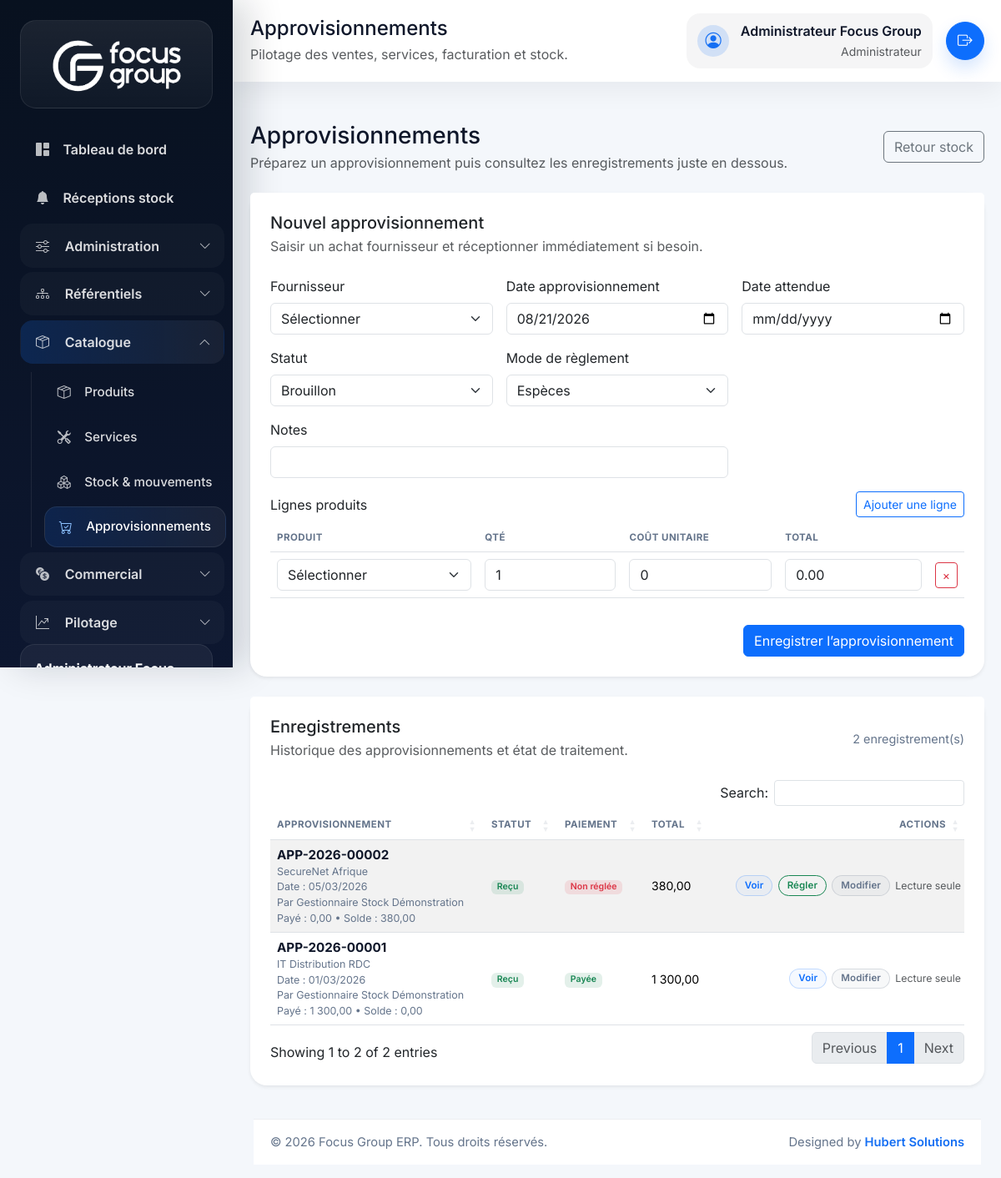
Page /index.php/procurements (signed in) on the committed database.
### tables this page shows
CREATE TABLE procurements (
    id BIGINT UNSIGNED AUTO_INCREMENT PRIMARY KEY,
    supplier_id BIGINT UNSIGNED NOT NULL,
    user_id BIGINT UNSIGNED NOT NULL,
    procurement_number VARCHAR(30) NOT NULL UNIQUE,
    procurement_date DATE NOT NULL,
    expected_date DATE NULL,
    received_date DATE NULL,
    status ENUM('draft', 'ordered', 'received', 'cancelled') NOT NULL DEFAULT 'draft',
    payment_method ENUM('cash', 'mobile_money', 'bank_transfer', 'card', 'cheque', 'other', 'credit') NOT NULL DEFAULT 'cash',
    payment_status ENUM('unpaid', 'partial_paid', 'paid') NOT NULL DEFAULT 'paid',
    amount_paid DECIMAL(18,2) NOT NULL DEFAULT 0,
    balance_due DECIMAL(18,2) NOT NULL DEFAULT 0,
    settled_at DATETIME NULL,
    subtotal DECIMAL(18,2) NOT NULL DEFAULT 0,
    discount_amount DECIMAL(18,2) NOT NULL DEFAULT 0,
    tax_amount DECIMAL(18,2) NOT NULL DEFAULT 0,
    grand_total DECIMAL(18,2) NOT NULL DEFAULT 0,
    notes TEXT NULL,
    deleted_at DATETIME NULL,
    created_at DATETIME NOT NULL DEFAULT CURRENT_TIMESTAMP,
    updated_at DATETIME NOT NULL DEFAULT CURRENT_TIMESTAMP ON UPDATE CURRENT_TIMESTAMP,
    CONSTRAINT fk_procurements_supplier FOREIGN KEY (supplier_id) REFERENCES suppliers(id),
    CONSTRAINT fk_procurements_user FOREIGN KEY (user_id) REFERENCES users(id)
);

CREATE TABLE suppliers (
    id BIGINT UNSIGNED AUTO_INCREMENT PRIMARY KEY,
    supplier_code VARCHAR(30) NOT NULL UNIQUE,
    company_name VARCHAR(150) NOT NULL,
    contact_name VARCHAR(150) NULL,
    phone VARCHAR(30) NULL,
    email VARCHAR(150) NULL,
    address TEXT NULL,
    city VARCHAR(100) NULL,
    notes TEXT NULL,
    is_active TINYINT(1) NOT NULL DEFAULT 1,
    deleted_at DATETIME NULL,
    created_at DATETIME NOT NULL DEFAULT CURRENT_TIMESTAMP,
    updated_at DATETIME NOT NULL DEFAULT CURRENT_TIMESTAMP ON UPDATE CURRENT_TIMESTAMP
);

CREATE TABLE users (
    id BIGINT UNSIGNED AUTO_INCREMENT PRIMARY KEY,
    role_id BIGINT UNSIGNED NOT NULL,
    shop_id BIGINT UNSIGNED NULL,
    full_name VARCHAR(150) NOT NULL,
    email VARCHAR(150) NOT NULL UNIQUE,
    phone VARCHAR(30) NULL,
    password VARCHAR(255) NOT NULL,
    avatar VARCHAR(255) NULL,
    is_active TINYINT(1) NOT NULL DEFAULT 1,
    last_login_at DATETIME NULL,
    deleted_at DATETIME NULL,
    created_at DATETIME NOT NULL DEFAULT CURRENT_TIMESTAMP,
    updated_at DATETIME NOT NULL DEFAULT CURRENT_TIMESTAMP ON UPDATE CURRENT_TIMESTAMP,
    CONSTRAINT fk_users_role FOREIGN KEY (role_id) REFERENCES roles(id),
    CONSTRAINT fk_users_shop FOREIGN KEY (shop_id) REFERENCES shops(id)
);

### app/Core/Controller.php (called while the page is built, shortened)
<?php
class Controller
{
    public function render(string $view, array $data = [], string $layout = 'app'): void
    {
        extract($data, EXTR_SKIP);
        $viewFile = view_path($view);
        require $viewFile;
    }
}

### app/Controllers/ProcurementController.php (called while the page is built, shortened)
<?php
final class ProcurementController extends Controller
{
    public function index(): void
    {
        $this->renderForm(null);
    }
    private function renderForm(?array $procurement): void
    {
        $procurementModel = new Procurement();
        $this->render('procurements.form', [
            'pageTitle' => $procurement ? 'Modifier un approvisionnement' : 'Approvisionnements',
            'procurement' => $procurement,
            'procurementItems' => $procurement ? $procurementModel->items((int) $procurement['id']) : [],
            'procurements' => $procurementModel->all(),
            'suppliers' => (new Supplier())->options(),
            'products' => (new Product())->options(),
            'formAction' => url($procurement ? '/procurements/update' : '/procurements/store'),
        ]);
    }
}

### app/Core/Router.php (called while the page is built, shortened)
<?php
final class Router
{
    private array $routes = [];
    private function addRoute(string $method, string $uri, array $action, array $middleware = []): void
    {
        $this->routes[$method][$this->normalizePath($uri)] = [
            'action' => $action,
            'middleware' => $middleware,
        ];
    }
    public function dispatch(string $method, string $uri): void
    {
        $path = $this->normalizeRequestUri($uri);
        $route = $this->routes[$method][$path] ?? null;
        try {
            [$controllerClass, $controllerMethod] = $route['action'];
            $controller = new $controllerClass();
            $controller->{$controllerMethod}();
        } catch (Throwable $throwable) {
            http_response_code(500);
            $this->renderError(500, 'Erreur interne', $throwable->getMessage());
        }
    }
    private function normalizeRequestUri(string $uri): string
    {
        $path = parse_url($uri, PHP_URL_PATH) ?: '/';
        if ($path === '/index.php') {
            $path = '/';
        } elseif (str_starts_with($path, '/index.php/')) {
            $path = substr($path, strlen('/index.php')) ?: '/';
        }
        return $this->normalizePath($path);
    }
    private function normalizePath(string $path): string
    {
        $path = '/' . trim($path, '/');
        return $path === '//' ? '/' : (rtrim($path, '/') ?: '/');
    }
}

### index.php (called while the page is built, shortened)
<?php
$appConfig = require __DIR__ . '/config/app.php';
require __DIR__ . '/app/Helpers/functions.php';
$router = new Router();
$router->dispatch($_SERVER['REQUEST_METHOD'] ?? 'GET', $_SERVER['REQUEST_URI'] ?? '/');

### app/Helpers/functions.php (called while the page is built, shortened)
<?php
if (!function_exists('config')) {
    function config(?string $key = null, mixed $default = null): mixed
    {
        $config = $GLOBALS['config'] ?? [];
        $segments = explode('.', $key);
        $value = $config;
        foreach ($segments as $segment) {
            $value = $value[$segment];
        }
        return $value;
    }
}
if (!function_exists('url')) {
    function url(string $path = ''): string
    {
        $baseUrl = rtrim((string) config('app.base_url', ''), '/');
        $path = '/' . ltrim($path, '/');
        $routePrefix = rtrim((string) config('app.route_prefix', ''), '/');
        if (str_starts_with($path, '/public/')) {
            return ($baseUrl === '' ? '' : $baseUrl) . $path;
        }
        $prefix = $routePrefix === '' ? '' : $routePrefix;
        return ($baseUrl === '' ? '' : $baseUrl) . $prefix . $path;
    }
}
if (!function_exists('e')) {
    function e(?string $value): string
    {
        return htmlspecialchars((string) $value, ENT_QUOTES, 'UTF-8');
    }
}
if (!function_exists('status_badge_class')) {
    function status_badge_class(?string $status): string
    {
        return match (strtolower(trim((string) $status))) {
            'draft' => 'badge-status badge-status-draft',
            'pending' => 'badge-status badge-status-warning',
            'validated', 'approved', 'received', 'paid', 'active' => 'badge-status badge-status-success',
            'partial_paid', 'sent', 'ordered' => 'badge-status badge-status-warning',
            'unpaid' => 'badge-status badge-status-danger',
            'cancelled', 'inactive' => 'badge-status badge-status-danger',
            'converted' => 'badge-status badge-status-primary',
            default => 'badge-status badge-status-default',
        };
    }
}
if (!function_exists('status_label')) {
    function status_label(?string $status): string
    {
        return match (strtolower(trim((string) $status))) {
            'draft' => 'Brouillon',
            'pending' => 'En attente',
            'validated' => 'Validée',
            'partial_paid' => 'Partiellement payée',
            'unpaid' => 'Non réglée',
            'paid' => 'Payée',
            'cancelled' => 'Annulée',
            'sent' => 'Envoyé',
            'approved' => 'Approuvé',
            'converted' => 'Converti',
            'ordered' => 'Commandé',
            'received' => 'Reçu',
                'expired' => 'Expiré',
            'active' => 'Actif',
            'inactive' => 'Inactif',
            default => ucfirst(str_replace('_', ' ', trim((string) $status))),
        };
    }
}
if (!function_exists('user_has_role')) {
    function user_has_role(array|string $roles): bool
    {
        return Auth::hasRole($roles);
    }
}
if (!function_exists('user_is_admin')) {
    function user_is_admin(): bool
    {
        return user_has_role('administrateur');
    }
}

### app/Models/Procurement.php (called while the page is built, shortened)
<?php
final class Procurement extends Model
{
    public function all(): array
    {
        $sql = 'SELECT pr.*, s.company_name AS supplier_name, u.full_name AS user_name
                FROM procurements pr
                INNER JOIN suppliers s ON s.id = pr.supplier_id
                INNER JOIN users u ON u.id = pr.user_id
                WHERE pr.deleted_at IS NULL
                ORDER BY pr.id DESC';
        return $this->db->query($sql)->fetchAll();
    }
}

### app/Core/Session.php (called while the page is built, shortened)
<?php
final class Session
{
    public static function get(string $key, mixed $default = null): mixed
    {
        $segments = explode('.', $key);
        $value = $_SESSION;
        foreach ($segments as $segment) {
            if (!is_array($value) || !array_key_exists($segment, $value)) {
                return $default;
            }
            $value = $value[$segment];
        }
        return $value;
    }
}

### app/Core/Auth.php (called while the page is built, shortened)
<?php
final class Auth
{
    public static function user(): ?array
    {
        $user = Session::get('auth.user');
        return is_array($user) ? $user : null;
    }
    public static function hasRole(array|string $roles): bool
    {
        $roles = (array) $roles;
        $currentRole = self::user()['role_code'] ?? null;
        return $currentRole !== null && in_array($currentRole, $roles, true);
    }
}

### app/Views/procurements/_table.php (the view, shortened to what this page needs)
<div class="card border-0 shadow-sm h-100">
    <div class="card-header bg-white border-0 pt-4 px-4 d-flex justify-content-between align-items-center">
        <div>
            <h3 class="h5 mb-1">Enregistrements</h3>
            <p class="text-muted mb-0">Historique des approvisionnements et état de traitement.</p>
        </div>
        <span class="muted-label"><?= e((string) count($procurements)); ?> enregistrement(s)</span>
    </div>
    <div class="card-body px-4 pb-4">
        <div class="table-responsive">
            <table class="table table-striped align-middle js-datatable">
                <thead>
                    <tr>
                        <th>Approvisionnement</th>
                        <th>Statut</th>
                        <th data-mobile-hidden="true">Paiement</th>
                        <th data-mobile-hidden="true">Total</th>
                        <th class="text-end">Actions</th>
                    </tr>
                </thead>
                <tbody>
                    <?php foreach ($procurements as $procurement): ?>
                        <?php $canDelete = user_is_admin() && !in_array($procurement['status'], ['received', 'cancelled'], true); ?>
                        <?php $canPayDebt = (float) ($procurement['balance_due'] ?? 0) > 0; ?>
                        <tr>
                            <td>
                                <div class="table-cell-stack">
                                    <div class="table-cell-main"><?= e($procurement['procurement_number']); ?></div>
                                    <div class="table-cell-meta"><?= e($procurement['supplier_name']); ?></div>
                                    <div class="table-cell-meta">Date : <?= e(date('d/m/Y', strtotime((string) $procurement['procurement_date']))); ?></div>
                                    <div class="table-cell-meta">Par <?= e($procurement['user_name']); ?></div>
                                    <div class="table-cell-meta">Payé : <?= e(number_format((float) ($procurement['amount_paid'] ?? 0), 2, ',', ' ')); ?> • Solde : <?= e(number_format((float) ($procurement['balance_due'] ?? 0), 2, ',', ' ')); ?></div>
                                </div>
                            </td>
                            <td><span class="badge <?= e(status_badge_class($procurement['status'])); ?>"><?= e(status_label($procurement['status'])); ?></span></td>
                            <td><span class="badge <?= e(status_badge_class($procurement['payment_status'] ?? 'paid')); ?>"><?= e(status_label($procurement['payment_status'] ?? 'paid')); ?></span></td>
                            <td><?= e(number_format((float) $procurement['grand_total'], 2, ',', ' ')); ?></td>
                            <td class="text-end">
                                <div class="table-actions justify-content-end">
                                    <a href="<?= e(url('/procurements/show?id=' . $procurement['id'])); ?>" class="btn btn-sm btn-outline-primary table-action-btn">Voir</a>
                                    <?php if ($canPayDebt): ?>
                                        <button
                                            type="button"
                                            class="btn btn-sm btn-outline-success table-action-btn js-open-procurement-payment-modal"
                                            data-bs-toggle="modal"
                                            data-bs-target="#procurementPaymentModal"
                                            data-procurement-id="<?= e((string) $procurement['id']); ?>"
                                            data-procurement-number="<?= e($procurement['procurement_number']); ?>"
                                            data-supplier-name="<?= e($procurement['supplier_name']); ?>"
                                            data-balance-due="<?= e(number_format((float) ($procurement['balance_due'] ?? 0), 2, '.', '')); ?>"
                                            data-balance-label="<?= e(number_format((float) ($procurement['balance_due'] ?? 0), 2, ',', ' ')); ?>">
                                            Régler
                                        </button>
                                    <?php endif; ?>
                                    <?php if (user_is_admin()): ?>
                                        <a href="<?= e(url('/procurements/edit?id=' . $procurement['id'])); ?>" class="btn btn-sm btn-outline-secondary table-action-btn">Modifier</a>
                                    <?php endif; ?>
                                    <?php if ($canDelete): ?>
                                        <form method="post" action="<?= e(url('/procurements/delete')); ?>" onsubmit="return confirm('Supprimer cet approvisionnement ?');">
                                            <?= csrf_field(); ?>
                                            <input type="hidden" name="id" value="<?= e((string) $procurement['id']); ?>">
                                            <button type="submit" class="btn btn-sm btn-outline-danger table-action-btn">Supprimer</button>
                                        </form>
                                    <?php else: ?>
                                        <span class="text-muted small">Lecture seule</span>
                                    <?php endif; ?>
                                </div>
                            </td>
                        </tr>
                    <?php endforeach; ?>
                </tbody>
            </table>
        </div>
    </div>
</div>

### rows in the picture
procurements: procurement_number "APP-2026-00002", supplier.company_name "SecureNet Afrique", procurement_date "05/03/2026", user.full_name "Gestionnaire Stock Démonstration", amount_paid "0,00", balance_due "380,00", status "Reçu", payment_status "Non réglée", grand_total "380,00", shows "Lecture seule"
procurements: procurement_number "APP-2026-00001", supplier.company_name "IT Distribution RDC", procurement_date "01/03/2026", user.full_name "Gestionnaire Stock Démonstration", amount_paid "1 300,00", balance_due "0,00", status "Reçu", payment_status "Payée", grand_total "1 300,00", shows "Lecture seule"

### other values in the picture
$pageTitle "Approvisionnements"
app_scope_description() "Pilotage des ventes, services, facturation et stock."
$currentUser['full_name'] "Administrateur Focus Group"
$currentUser['role_name'] "Administrateur"
count($procurements) "2"
config('app.name') "Focus Group ERP"
